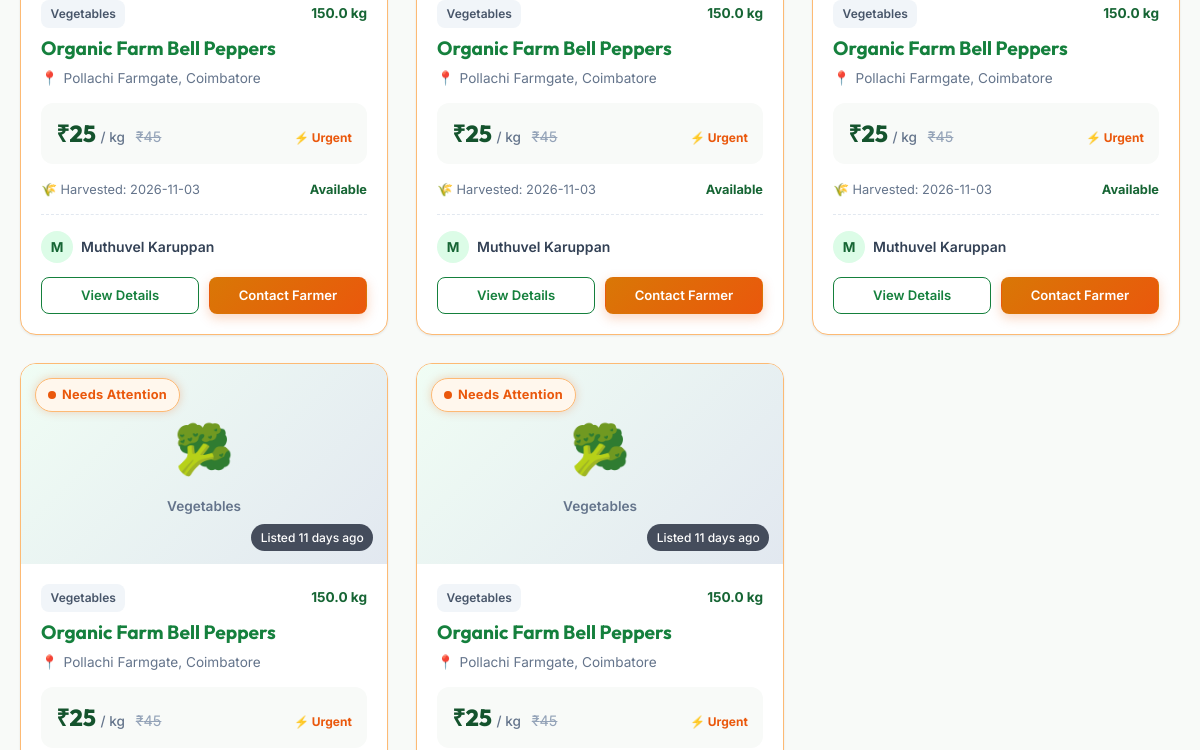
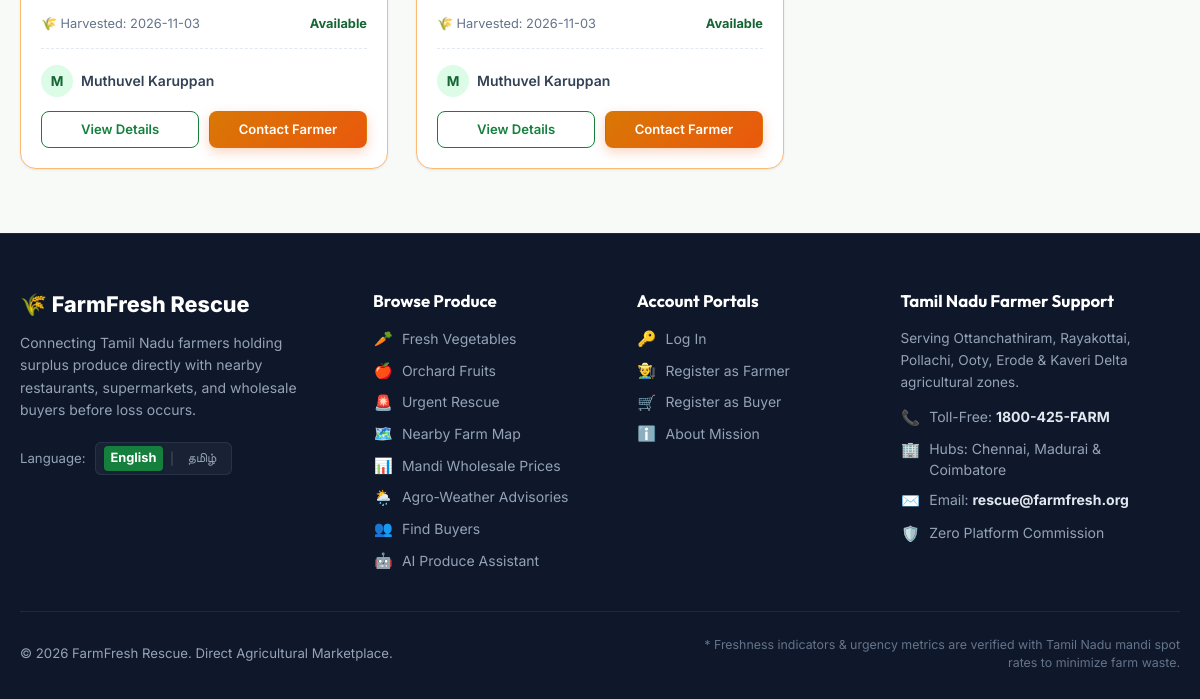
Page /listings?district=Coimbatore (lower part) on the earlier database version (2 pictures, top to bottom).
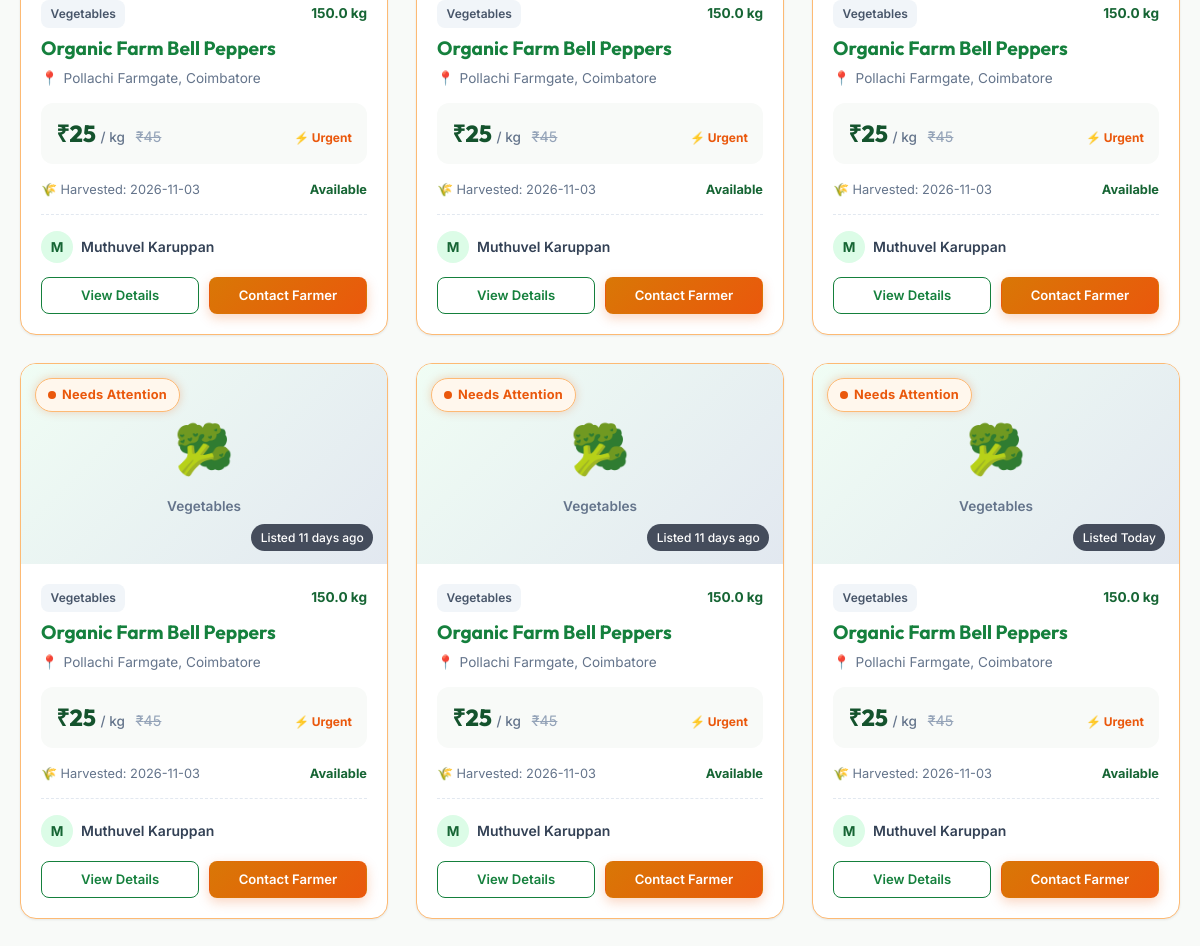
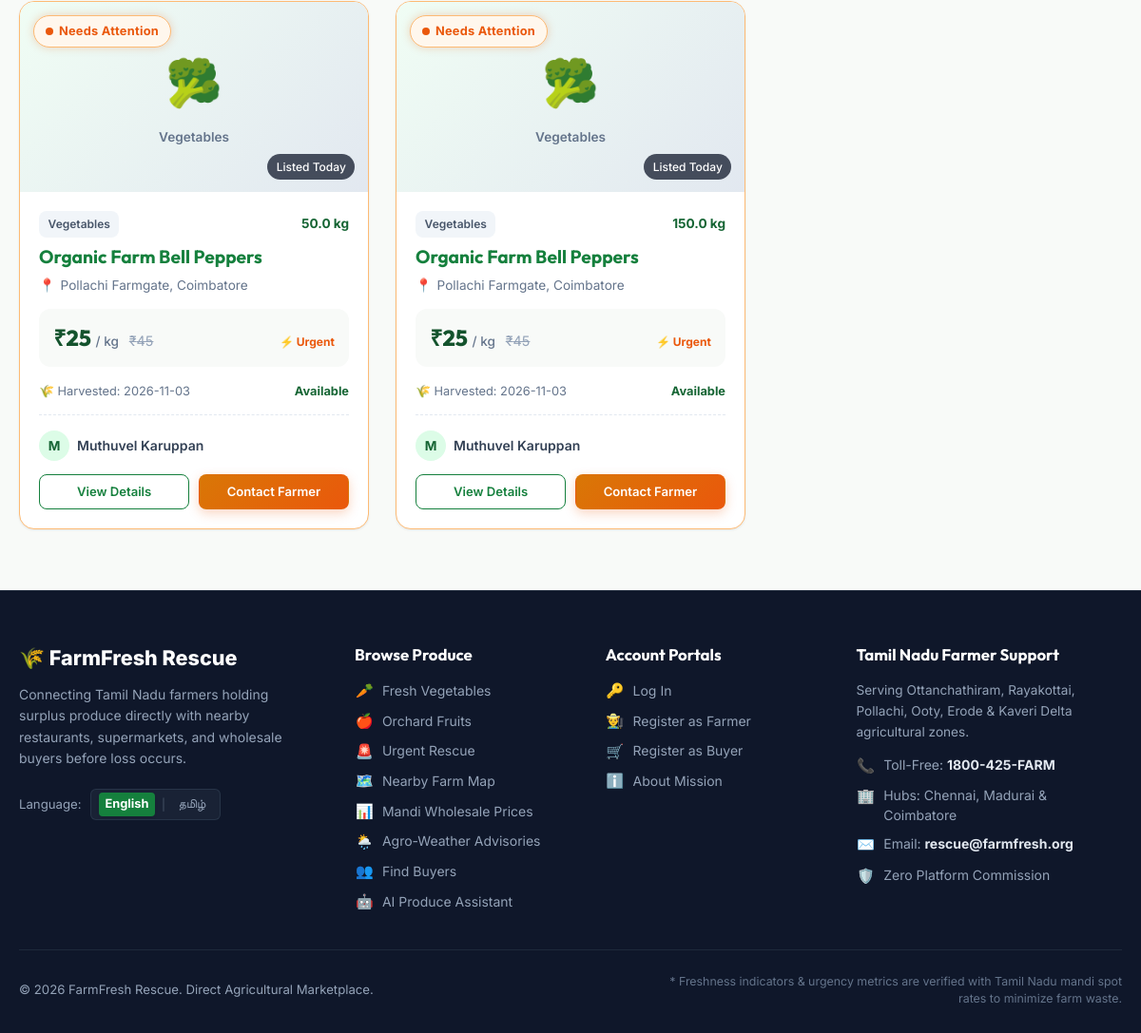
Same page on the later database version (2 pictures, top to bottom).
### tables this page shows
CREATE TABLE listings (
        id INTEGER PRIMARY KEY AUTOINCREMENT,
        farmer_id INTEGER NOT NULL,
        crop_name TEXT NOT NULL,
        category TEXT NOT NULL DEFAULT 'Vegetables',
        photo TEXT,
        quantity REAL NOT NULL,
        unit TEXT NOT NULL,
        price_per_unit REAL NOT NULL,
        original_price REAL,
        harvest_date DATE NOT NULL,
        village_town TEXT NOT NULL,
        district TEXT NOT NULL,
        pin_code TEXT NOT NULL,
        farmer_name TEXT NOT NULL,
        farmer_phone TEXT NOT NULL,
        whatsapp_number TEXT,
        description TEXT,
        status TEXT NOT NULL DEFAULT 'Available' CHECK(status IN ('Available', 'Sold', 'Inactive')),
        created_at TIMESTAMP DEFAULT CURRENT_TIMESTAMP,
        updated_at TIMESTAMP DEFAULT CURRENT_TIMESTAMP, state TEXT NOT NULL DEFAULT 'Tamil Nadu', estimated_freshness_date DATE, urgency_level TEXT NOT NULL DEFAULT 'Normal', rescued_from_waste INTEGER DEFAULT 0, storage_condition TEXT DEFAULT 'Ambient / Room Temperature', freshness_score REAL DEFAULT 85, freshness_grade TEXT DEFAULT 'Fresh', quality_grade TEXT DEFAULT 'Grade A', quality_confidence REAL DEFAULT 90, quality_analysis TEXT, suggested_price REAL, latitude REAL, longitude REAL, reserved_quantity REAL DEFAULT 0, shelf_life_days INTEGER DEFAULT 7, qr_code_token TEXT, additional_photos TEXT, expiry_date DATE, rescue_price REAL,
        FOREIGN KEY (farmer_id) REFERENCES users(id) ON DELETE CASCADE
    );

### app.py (the view, shortened to what this page needs)
@app.route('/listings')
def browse_listings():
    conn = get_db()
    cursor = conn.cursor()
    search_q = request.args.get('q', '').strip()
    category = request.args.get('category', '').strip()
    district = request.args.get('district', '').strip()
    village = request.args.get('village', '').strip()
    min_price = request.args.get('min_price', '').strip()
    max_price = request.args.get('max_price', '').strip()
    min_qty = request.args.get('min_qty', '').strip()
    max_qty = request.args.get('max_qty', '').strip()
    urgency = request.args.get('urgency', '').strip()  # 'urgent_only'
    status_filter = request.args.get('status', 'Available').strip()
    sort_by = request.args.get('sort', 'urgent').strip()
    query = "SELECT * FROM listings WHERE 1=1"
    params = []
    if status_filter and status_filter != 'All':
        query += " AND status = ?"
        params.append(status_filter)
    if category:
        query += " AND category = ?"
        params.append(category)
    if district:
        query += " AND district = ?"
        params.append(district)
    if village:
        query += " AND village_town LIKE ?"
        params.append(f"%{village}%")
    if min_price:
        try:
            query += " AND price_per_unit >= ?"
            params.append(float(min_price))
        except ValueError:
            pass
    if max_price:
        try:
            query += " AND price_per_unit <= ?"
            params.append(float(max_price))
        except ValueError:
            pass
    if min_qty:
        try:
            query += " AND quantity >= ?"
            params.append(float(min_qty))
        except ValueError:
            pass
    if max_qty:
        try:
            query += " AND quantity <= ?"
            params.append(float(max_qty))
        except ValueError:
            pass
    if urgency == 'urgent_only':
        query += " AND status = 'Available' AND ((julianday('now') - julianday(created_at)) >= 3 OR urgency_level = 'Urgent Sale')"
    if sort_by == 'price_low':
        query += " ORDER BY price_per_unit ASC"
    elif sort_by == 'price_high':
        query += " ORDER BY price_per_unit DESC"
    elif sort_by == 'newest':
        query += " ORDER BY created_at DESC"
    elif sort_by == 'harvest_recent':
        query += " ORDER BY harvest_date DESC"
    elif sort_by == 'urgent':
        query += """ ORDER BY
            (CASE
                WHEN status = 'Available' AND urgency_level = 'Urgent Sale' THEN 0
                WHEN status = 'Available' AND (julianday('now') - julianday(created_at)) >= 3 THEN 1
                ELSE 2
            END), created_at ASC"""
    else:
        query += " ORDER BY created_at DESC"
    cursor.execute(query, params)
    listings = cursor.fetchall()
    cursor.execute("""
        SELECT * FROM listings
        WHERE status = 'Available'
        AND ((julianday('now') - julianday(created_at)) >= 3 OR urgency_level = 'Urgent Sale')
        ORDER BY (CASE WHEN urgency_level = 'Urgent Sale' THEN 0 ELSE 1 END), created_at ASC
        LIMIT 4
    """)
    urgent_spotlight = cursor.fetchall()
    cursor.execute("SELECT COUNT(*) FROM listings WHERE status = 'Available'")
    total_available = cursor.fetchone()[0]
    cursor.execute("""
        SELECT COUNT(*) FROM listings
        WHERE status = 'Available'
        AND ((julianday('now') - julianday(created_at)) >= 3 OR urgency_level = 'Urgent Sale')
    """)
    total_urgent = cursor.fetchone()[0]
    conn.close()
    return render_template(
        'listings.html',
        listings=listings,
        urgent_spotlight=urgent_spotlight,
        search_q=search_q,
        category=category,
        district=district,
        village=village,
        min_price=min_price,
        max_price=max_price,
        min_qty=min_qty,
        max_qty=max_qty,
        urgency=urgency,
        status_filter=status_filter,
        sort_by=sort_by,
        total_available=total_available,
        total_urgent=total_urgent
    )

### app.py (called while the page is built, shortened)
def get_current_user():
    user = None
    user_id = session.get('user_id')
    if user_id:
        user = auth_service.get_user_by_id(user_id)
    if not user:
        jwt_token = request.cookies.get('farmfresh_auth_token')
        if not jwt_token and request.headers.get('Authorization'):
            auth_header = request.headers.get('Authorization', '').strip()
            if auth_header.startswith('Bearer '):
                jwt_token = auth_header.split(' ', 1)[1].strip()
    if user and user.get('is_active') == 0:
        session.clear()
        return None
    return user

@app.before_request
def load_request_state():
    if 'lang' not in session:
        session['lang'] = request.cookies.get('farmfresh_lang', 'en')
    if session['lang'] not in ['en', 'ta']:
        session['lang'] = 'en'
    g.lang = session['lang']
    g.user = get_current_user()

def is_needs_attention(listing):
    info = get_listing_urgency_info(listing)
    return info['is_urgent']

### database.py (called while the page is built)
def get_db():
    conn = sqlite3.connect(DATABASE_PATH, timeout=20.0)
    conn.row_factory = sqlite3.Row
    conn.execute("PRAGMA foreign_keys = ON")
    return conn

### templates/listings.html (shortened to what the changed rows need)
{% extends "base.html" %}
{% block content %}
<div class="container" style="padding-top: 2rem; padding-bottom: 4rem;">
  {% if listings %}
    <div class="produce-grid">
      {% for item in listings %}
        {% set is_demo = '[DEMO]' in item['farmer_name'] %}
        <div class="produce-card {% if is_needs_attention(item) %}is-urgent{% endif %} {% if item['status'] == 'Sold' %}is-sold{% endif %}">
          <div class="card-image-wrap">
            <div class="card-floating-badge">
              {% if item['status'] == 'Sold' %}
                <span class="badge-sold">✓ Sold / Rescued</span>
              {% elif is_needs_attention(item) %}
                <span class="badge-urgent"><span class="pulse-dot"></span> Needs Attention</span>
              {% else %}
                <span class="badge-available">● Available</span>
              {% endif %}
            </div>
            {% set days_old, age_label = calculate_listing_age(item['created_at']) %}
            <div class="card-age-tag">Listed {{ age_label }}</div>
            {% if item['photo'] %}
              <img src="{{ url_for('static', filename='uploads/' ~ item['photo']) }}" alt="{{ item['crop_name'] }}" class="card-img" loading="lazy">
            {% else %}
              <div class="card-img-placeholder">
                {% if item['category'] == 'Fruits' %}🥥{% elif item['category'] == 'Flowers' %}🌸{% elif item['category'] == 'Grains & Pulses' %}🌾{% else %}🥦{% endif %}
                <span class="placeholder-text">{{ item['category'] }}</span>
              </div>
            {% endif %}
          </div>
          <div class="card-body">
            <div class="card-meta-top">
              <span class="badge-category">{{ item['category'] }}</span>
              <span style="font-size: 0.85rem; font-weight: 700; color: #166534;">
                {{ item['quantity'] }} {{ item['unit'] }}
              </span>
            </div>
            <h3 class="crop-title">
              <a href="{{ url_for('listing_detail', listing_id=item['id']) }}">{{ item['crop_name'] }}</a>
            </h3>
            <div class="crop-location">
              <span>📍</span>
              <span>{{ item['village_town'] }}, {{ item['district'] }}</span>
            </div>
            <div class="crop-pricing-box">
              <div>
                <span class="price-main">₹{{ "%.0f"|format(item['price_per_unit']) }}</span>
                <span class="price-unit">/ {{ item['unit'] }}</span>
                {% if item['original_price'] and item['original_price'] > item['price_per_unit'] %}
                  <span class="price-original">₹{{ "%.0f"|format(item['original_price']) }}</span>
                {% endif %}
              </div>
              {% if is_needs_attention(item) and item['status'] == 'Available' %}
                <span style="font-size: 0.75rem; color: #ea580c; font-weight: 700;">⚡ Urgent</span>
              {% endif %}
            </div>
            <div class="harvest-info">
              <span>🌾 Harvested: {{ item['harvest_date'] }}</span>
              <span>
                <strong style="color: {% if item['status'] == 'Available' %}#166534{% else %}#64748b{% endif %};">
                  {{ item['status'] }}
                </strong>
              </span>
            </div>
            <div class="card-farmer-info" style="margin-bottom: 0.85rem;">
              <div class="farmer-avatar-name">
                {% set clean_farmer_name = item['farmer_name'].replace('[DEMO] ', '') %}
                <div class="farmer-avatar">{{ clean_farmer_name[0] }}</div>
                <div class="farmer-name">{{ clean_farmer_name }}</div>
              </div>
            </div>
            {% if item['status'] == 'Available' %}
              <div class="card-action-row">
                <a href="{{ url_for('listing_detail', listing_id=item['id']) }}"
                   class="btn btn-sm btn-outline-primary"
                   id="view-details-{{ item['id'] }}"
                   style="flex: 1; text-align: center;">
                  View Details
                </a>
                <a href="{{ url_for('listing_detail', listing_id=item['id']) }}#enquiry-section"
                   class="btn btn-sm {% if is_needs_attention(item) %}btn-accent{% else %}btn-primary{% endif %}"
                   id="contact-farmer-{{ item['id'] }}"
                   style="flex: 1; text-align: center;">
                  Contact Farmer
                </a>
              </div>
            {% else %}
              <a href="{{ url_for('listing_detail', listing_id=item['id']) }}"
                 class="btn btn-sm btn-secondary"
                 style="width:100%; text-align:center;">
                View Details
              </a>
            {% endif %}
          </div>
        </div>
      {% endfor %}
    </div>
  {% endif %}
</div>
{% endblock %}

Differences in the rows shown:
added listings: shows "Needs Attention", age_label "Today", category "Vegetables", quantity "150.0", unit "kg", crop_name "Organic Farm Bell Peppers", village_town "Pollachi Farmgate", district "Coimbatore", price_per_unit "25", original_price "45", shows "⚡ Urgent", harvest_date "2026-11-03", status "Available", farmer_name "M", farmer_name "Muthuvel Karuppan"
added listings: shows "Needs Attention", age_label "Today", category "Vegetables", quantity "50.0", unit "kg", crop_name "Organic Farm Bell Peppers", village_town "Pollachi Farmgate", district "Coimbatore", price_per_unit "25", original_price "45", shows "⚡ Urgent", harvest_date "2026-11-03", status "Available", farmer_name "M", farmer_name "Muthuvel Karuppan"
added listings: shows "Needs Attention", age_label "Today", category "Vegetables", quantity "150.0", unit "kg", crop_name "Organic Farm Bell Peppers", village_town "Pollachi Farmgate", district "Coimbatore", price_per_unit "25", original_price "45", shows "⚡ Urgent", harvest_date "2026-11-03", status "Available", farmer_name "M", farmer_name "Muthuvel Karuppan"
